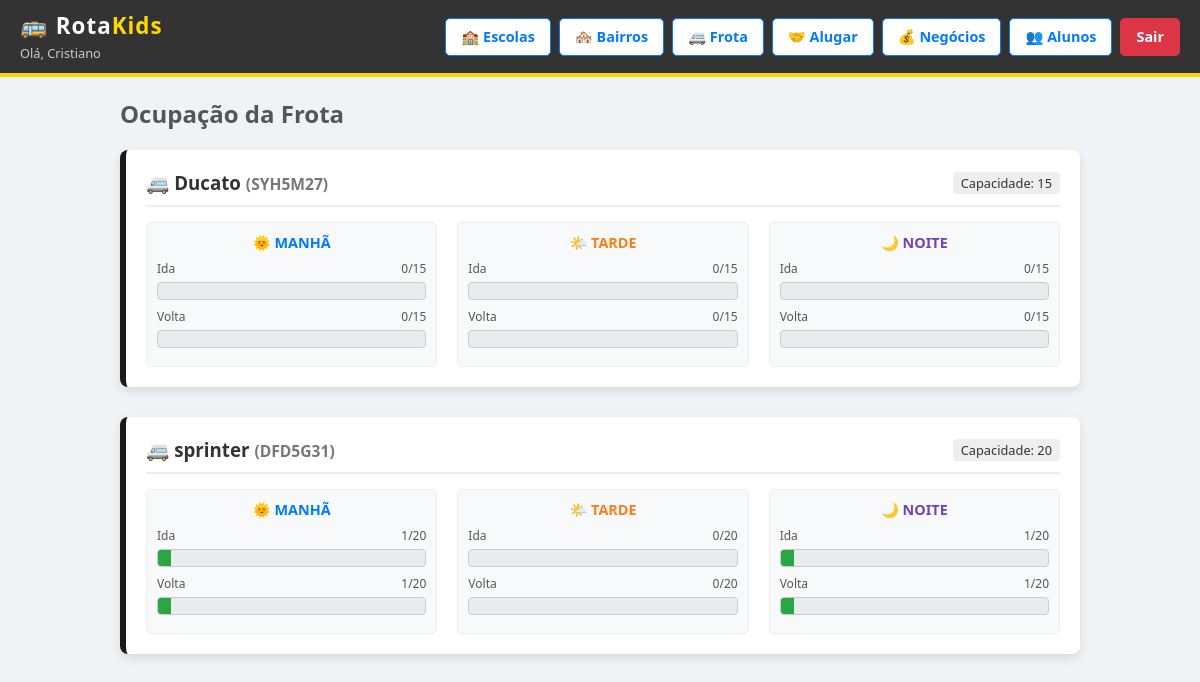
The page /painel.php (signed in) on the database its author committed.
### tables this page shows
CREATE TABLE `veiculos` (
  `id` int(11) NOT NULL,
  `motorista_id` int(11) NOT NULL,
  `modelo` varchar(100) NOT NULL,
  `placa` varchar(10) NOT NULL,
  `ano` int(4) DEFAULT NULL,
  `capacidade` int(11) DEFAULT NULL,
  `para_alugar` tinyint(1) DEFAULT 0,
  `data_cadastro` datetime DEFAULT current_timestamp(),
  `alugar` tinyint(1) DEFAULT 0
);

### painel.php (the view, shortened to what this page needs)
<?php
require 'config.php';
$motorista_id = $_SESSION['id'];
$sql_vans = $conn->query("SELECT * FROM veiculos WHERE motorista_id = $motorista_id");
function getDados($qtd, $total) {
    $porc = ($total > 0) ? ($qtd / $total) * 100 : 0;
    if ($porc >= 100) {
        $cor = 'bg-vermelho';
    } elseif ($porc > 80) {
        $cor = 'bg-amarelo';
    } else {
        $cor = 'bg-verde';
    }
    return ['p' => $porc, 'c' => $cor];
}
?>
<!DOCTYPE html>
<html lang="pt-br">
<head>
    <link rel="stylesheet" href="style.css?v=<?php echo time(); ?>">
</head>
<body>
    <?php include 'menu.php'; ?>
    <div style="padding: 20px; max-width: 1000px; margin: 0 auto;">
        <?php if ($sql_vans->num_rows > 0): ?>
            <h2 style="margin-bottom: 20px; color: #555;">Ocupação da Frota</h2>
            <?php while($van = $sql_vans->fetch_assoc()):
                $vid = $van['id'];
                $cap = $van['capacidade'];
                $m_ida = $conn->query("SELECT COUNT(*) as c FROM alunos WHERE veiculo_id=$vid AND seg_ida=1 AND (turno='Manhã' OR turno='Integral')")->fetch_assoc()['c'];
                $m_volta = $conn->query("SELECT COUNT(*) as c FROM alunos WHERE veiculo_id=$vid AND seg_volta=1 AND turno='Manhã'")->fetch_assoc()['c'];
                $t_ida = $conn->query("SELECT COUNT(*) as c FROM alunos WHERE veiculo_id=$vid AND seg_ida=1 AND turno='Tarde'")->fetch_assoc()['c'];
                $t_volta = $conn->query("SELECT COUNT(*) as c FROM alunos WHERE veiculo_id=$vid AND seg_volta=1 AND (turno='Tarde' OR turno='Integral')")->fetch_assoc()['c'];
                $n_ida = $conn->query("SELECT COUNT(*) as c FROM alunos WHERE veiculo_id=$vid AND seg_ida=1 AND turno='Noite'")->fetch_assoc()['c'];
                $n_volta = $conn->query("SELECT COUNT(*) as c FROM alunos WHERE veiculo_id=$vid AND seg_volta=1 AND turno='Noite'")->fetch_assoc()['c'];
                $d_mi = getDados($m_ida, $cap); $d_mv = getDados($m_volta, $cap);
                $d_ni = getDados($n_ida, $cap); $d_nv = getDados($n_volta, $cap);
            ?>
                <div class="painel-lotacao">
                    <div style="display: flex; justify-content: space-between; align-items: center; border-bottom: 2px solid #eee; padding-bottom: 10px;">
                        <h3 style="margin: 0;">🚐 <?php echo $van['modelo']; ?> <small style="color:#777;">(<?php echo $van['placa']; ?>)</small></h3>
                        <span style="background:#eee; padding:2px 8px; border-radius:4px; font-size:0.8rem;">Capacidade: <?php echo $cap; ?></span>
                    </div>
                    <div class="grid-turnos">
                        <div class="box-turno">
                            <span class="titulo-turno txt-azul">🌞 Manhã</span>
                            <div class="label-pequeno"><span>Ida</span> <span><?php echo $m_ida; ?>/<?php echo $cap; ?></span></div>
                            <div class="barra-container">
                                <div class="barra-progresso <?php echo $d_mi['c']; ?>" style="width: <?php echo $d_mi['p']; ?>%;"></div>
                            </div>
                            <div class="label-pequeno"><span>Volta</span> <span><?php echo $m_volta; ?>/<?php echo $cap; ?></span></div>
                            <div class="barra-container">
                                <div class="barra-progresso <?php echo $d_mv['c']; ?>" style="width: <?php echo $d_mv['p']; ?>%;"></div>
                            </div>
                        </div>
                        <div class="box-turno">
                            <span class="titulo-turno txt-laranja">🌤️ Tarde</span>
                            <div class="label-pequeno"><span>Ida</span> <span><?php echo $t_ida; ?>/<?php echo $cap; ?></span></div>
                            <div class="barra-container">
                            </div>
                            <div class="label-pequeno"><span>Volta</span> <span><?php echo $t_volta; ?>/<?php echo $cap; ?></span></div>
                            <div class="barra-container">
                            </div>
                        </div>
                        <div class="box-turno">
                            <span class="titulo-turno txt-roxo">🌙 Noite</span>
                            <div class="label-pequeno"><span>Ida</span> <span><?php echo $n_ida; ?>/<?php echo $cap; ?></span></div>
                            <div class="barra-container">
                                <div class="barra-progresso <?php echo $d_ni['c']; ?>" style="width: <?php echo $d_ni['p']; ?>%;"></div>
                            </div>
                            <div class="label-pequeno"><span>Volta</span> <span><?php echo $n_volta; ?>/<?php echo $cap; ?></span></div>
                            <div class="barra-container">
                                <div class="barra-progresso <?php echo $d_nv['c']; ?>" style="width: <?php echo $d_nv['p']; ?>%;"></div>
                            </div>
                        </div>
                    </div>
                </div>
            <?php endwhile; ?>
        <?php endif; ?>
    </div>
</body>
</html>

### style.css (style rules this page uses)
:root { --van-amarelo: #FFD700; --van-preto: #1a1a1a; --fundo-site: #f0f2f5; --texto-cor: #333333; --borda-suave: #cccccc; --sucesso: #28a745; --erro: #dc3545; }
* { margin: 0; padding: 0; box-sizing: border-box; }
body { font-family: 'Segoe UI', Tahoma, Geneva, Verdana, sans-serif; background-color: var(--fundo-site); color: var(--texto-cor); min-height: 100vh; }
.barra-container { background-color: #e9ecef; border-radius: 5px; height: 20px; width: 100%; margin-top: 5px; overflow: hidden; }
.barra-progresso { height: 100%; text-align: center; font-size: 12px; color: white; line-height: 20px; transition: width 0.5s; }
.bg-verde { background-color: #28a745; }

### painel.php (style rules this page uses)
.painel-lotacao { background: white; padding: 20px; border-radius: 8px; box-shadow: 0 4px 10px rgba(0,0,0,0.1); border-left: 6px solid var(--van-preto); margin-bottom: 30px; }
.grid-turnos { display: grid; grid-template-columns: 1fr 1fr 1fr; gap: 20px; margin-top: 15px; }
.box-turno { background: #f8f9fa; padding: 10px; border-radius: 5px; border: 1px solid #eee; }
.titulo-turno { font-size: 0.9rem; font-weight: bold; margin-bottom: 8px; display: block; text-align: center; text-transform: uppercase; }
.txt-azul { color: #007bff; }
.txt-laranja { color: #fd7e14; }
.txt-roxo { color: #6f42c1; }
.barra-container { background-color: #e9ecef; border-radius: 4px; height: 18px; width: 100%; margin-bottom: 8px; overflow: hidden; border: 1px solid #ccc; }
.barra-progresso { height: 100%; text-align: center; font-size: 11px; color: white; line-height: 18px; font-weight: bold; transition: width 0.8s ease-in-out; }
.label-pequeno { font-size: 0.75rem; color: #555; display: flex; justify-content: space-between; margin-bottom: 2px; }
.bg-verde { background-color: #28a745; }

### rows shown on the page
veiculos: modelo "Ducato", placa "SYH5M27", capacidade "15", m_ida "0", m_volta "0", t_ida "0", t_volta "0", n_ida "0", n_volta "0"
veiculos: modelo "sprinter", placa "DFD5G31", capacidade "20", m_ida "1", $d_mi['p'] 5 (drawn), m_volta "1", $d_mv['p'] 5 (drawn), t_ida "0", t_volta "0", n_ida "1", $d_ni['p'] 5 (drawn), n_volta "1", $d_nv['p'] 5 (drawn)

### other values the page prints
$_SESSION['nome'] "Cristiano"
